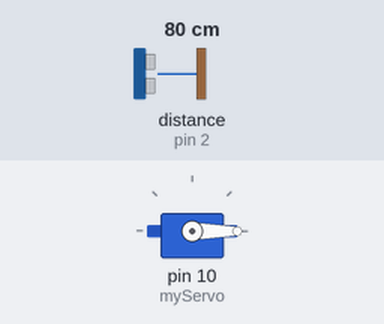
Bench run of a sketch on a simulated Arduino Uno, built with avr-gcc and run on an emulated ATmega328P. On the bench: servo. Wiring (inferred from the names in the program): ultrasonic range finder: trigger pin 4; echo pin 2. The test bench sets the inputs (shaded band); at power-on: distance to the obstacle (sensor on pin 2) 80 cm. The echo pulse lasts 58.3 µs per cm.

Above: at 1.2 s.
1.3 s: distance to the obstacle (sensor on pin 2) set to 13 cm
2.8 s: distance to the obstacle (sensor on pin 2) set to 10 cm
At 3.3 s:
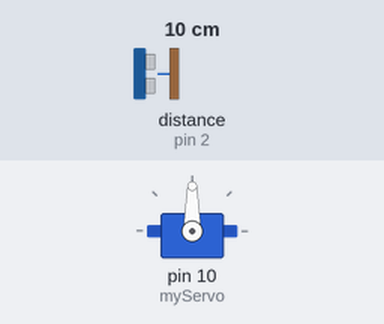
4.3 s: distance to the obstacle (sensor on pin 2) set to 18 cm
At 5.5 s:
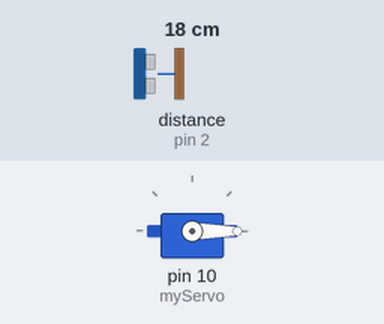
5.8 s: distance to the obstacle (sensor on pin 2) set to 2 cm
At 6.8 s:
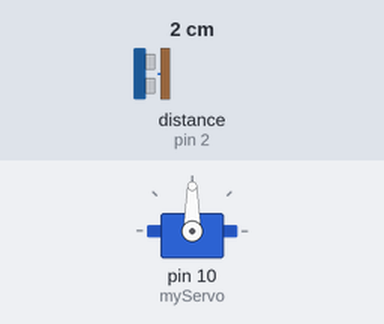
Timing chart, 0 to 8.3 s (numbered marks = the images above; inputs shaded):
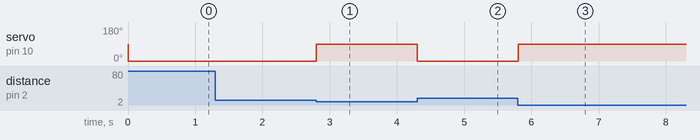

The sketch:

ServoMovementWithUltraSensor.ino
```cpp
/*By using an Arduino Uno, you can make a servo motor move in different
directions using your hand and an ultrasonic distance sensor. */

#include <Servo.h>

Servo myServo;
int trigPin = 4;
int echoPin = 2;
long distance;
long duration;

void setup() {
  // put your setup code here, to run once:
  Serial.begin(9600);
  myServo.attach(10);
  pinMode(trigPin, OUTPUT);
  pinMode(echoPin, INPUT);
}

void loop() {
  // put your main code here, to run repeatedly:
  ultrasonic();
  myServo.write(0);
  if(distance <= 10) {
    myServo.write(90);
  }
  }

void ultrasonic() {
  digitalWrite(trigPin, LOW);
  delayMicroseconds(2);
  digitalWrite(trigPin, HIGH);
  delayMicroseconds(10);
  digitalWrite(trigPin, LOW);

  duration = pulseIn(echoPin, HIGH);
  distance = duration*0.0343/2;
}
```

Measured:
- the behaviour switches between 12 and 11 cm on distance to the obstacle (sensor on pin 2) (found by bisection; images 0 and 1)
- after the input at 1.3 s, every drawn part: stays the same
- after the input at 2.8 s, servo on pin 10 (myServo): 0° → 90° at once
- after the input at 4.3 s, servo on pin 10 (myServo): 90° → 0° at once
- after the input at 5.8 s, servo on pin 10 (myServo): 0° → 90° at once
